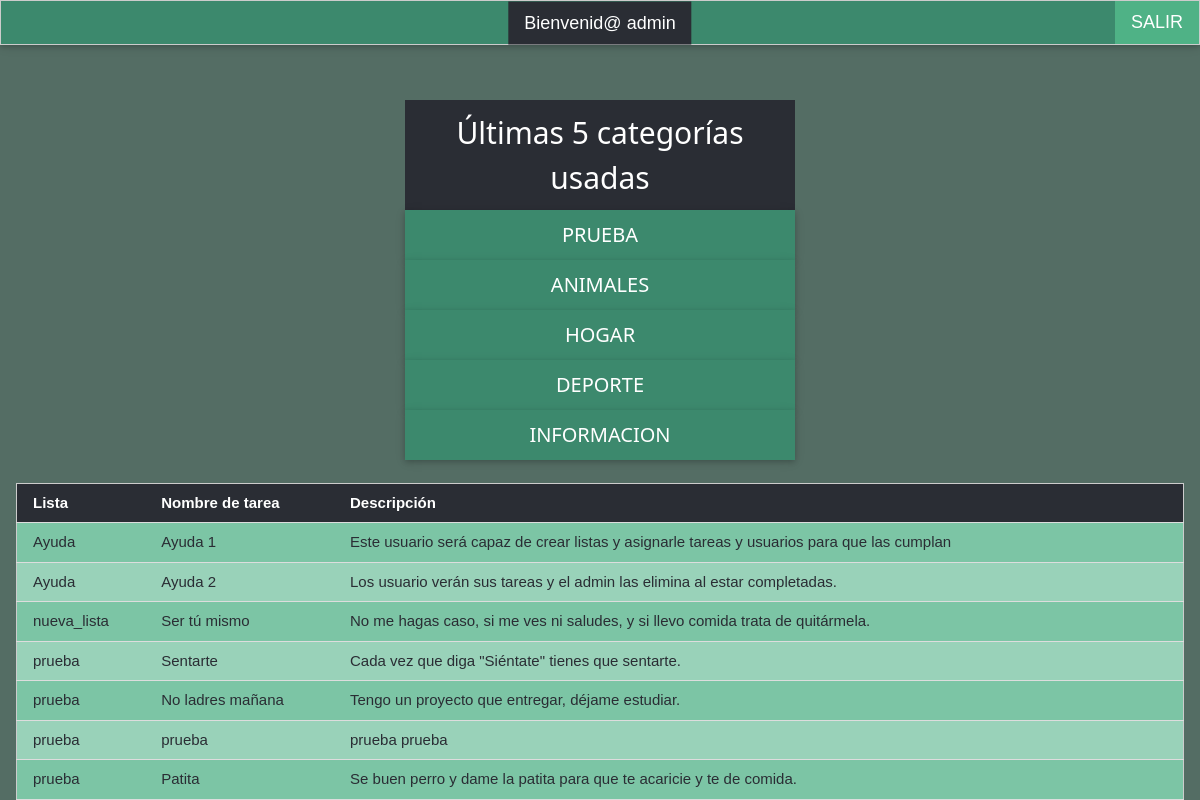
Screenshot of /main_admin.php (signed in) with the database file from the repository.
### tables this page shows
CREATE TABLE `tareas` (
  `id_tarea` int(11) NOT NULL,
  `nombre_tarea` varchar(20) NOT NULL,
  `desc_tarea` varchar(100) NOT NULL,
  `id_lista` int(11) NOT NULL
);

CREATE TABLE `listas` (
  `id_lista` int(11) NOT NULL,
  `nombre_lista` varchar(20) NOT NULL,
  `id_categoria` int(11) NOT NULL,
  `id_usuario` int(11) NOT NULL
);

### api/index.php (called while the page is built, shortened)
<?php
function usar_api(){
  try {
    $base_api = new PDO(BT_DSN,BT_USUARIO,BT_CONTRASENIA);
  } catch (PDOException $e) {
    die("**Error en API: ". $e->getMessage());
  }
  $sql = $base_api->prepare("SELECT * FROM token WHERE id_token = ?");
    if ($sql->rowCount()){
      $base_api = new PDO(BD_DSN,BD_USUARIO,BD_CONTRASENIA);
      $reg = $base_api->query("SELECT l.id_categoria, c.id_categoria, c.nombre_categoria  FROM listas l, categorias c WHERE l.id_categoria = c.id_categoria LIMIT 5");
      while ($categoria = $reg->fetch(PDO::FETCH_ASSOC)) {
        $objeto[] = $categoria['nombre_categoria'] ;
      }
      $encode = json_encode($objeto);
      return $encode;
    } else{
      echo "Clave errónea";
    };
}
 ?>

### oad/base_oad.php (called while the page is built, shortened)
<?php
  class tarea_bd
  {
    function __construct(){
      try{
      $this->basedatos = new PDO(BD_DSN,BD_USUARIO,BD_CONTRASENIA);
      $this->basedatos->exec("SET CHARACTER SET utf8");
      }catch(PDOException $e){
        die("**Error: ". $e->getMessage());
      }
    }
    public function sentencia($presql,$datos){
      $sql = $this->basedatos->prepare($presql);
      $sql->execute($datos);
      return $sql;
  }
}
 ?>

### oad/funciones_oad.php (called while the page is built, shortened)
<?php
require_once 'oad/base_oad.php';
  function datos_ejecutar($sql,...$datos){
    $conexionbd = new tarea_bd();
    $sql = $conexionbd->sentencia($sql,$datos);
    return $sql;
  }
 ?>

### servicios/listas_admin.php (the view, shortened to what this page needs)
<?php
  require_once "api/index.php";
  $id_usuario = $_SESSION["idUsuario"];
  $sql = datos_select("t.*, l.nombre_lista","tareas t, listas l","WHERE t.id_lista = l.id_lista AND l.id_usuario = ? ORDER BY l.nombre_lista");
  $reg = datos_ejecutar($sql,$id_usuario);
 ?>
<!DOCTYPE html>
<html>
  <head>
  </head>
  <body>
    <div class="w3-row">
    <div class="color-gunmetal w3-third w3-center">
      <h2> Últimas 5 categorías usadas </h2>
      <?php
      $valores = usar_api();
      $valores2 = json_decode($valores);
      foreach ($valores2 as $valor) { ?>
      <div class="color-viridian w3-large mayus w3-card w3-col">
      <h4><?= $valor ?></h4>
      </div>
    <?php } ?>
    </div>
    </div>
    <br>
        <table class="w3-table-all">
    <thead>
      <tr class="color-gunmetal">
        <th>Lista</th>
        <th>Nombre de tarea</th>
        <th>Descripción</th>
      </tr>
    </thead>
        <?php   while ($tarea = $reg->fetch(PDO::FETCH_ASSOC)) { ?>
          <tr>
            <td><?=$tarea["nombre_lista"]?></td>
            <td><?=$tarea["nombre_tarea"]?></td>
            <td><?=$tarea["desc_tarea"]?></td>
          </tr>
          <?php } ?>
        </table>
  </body>
</html>

### main_admin.php (shortened to what this page needs)
<?php
  require_once 'oad/funciones_oad.php';
 ?>
 <!DOCTYPE html>
 <html>
   <head>
     <link rel="stylesheet" href="css/w3.css">
     <link rel="stylesheet" href="css/color_flower.css">
   </head>
   <body>
     <div id="cabecera" class="w3-top">
       <div class="w3-bar w3-card w3-large w3-border color-viridian">
          <span class="w3-bar-item color-gunmetal w3-display-middle">Bienvenid@ <?=$_SESSION["nombreUsuario"]?></span>
          <a href="?eliminar" class="w3-bar-item w3-btn w3-right color-mint">SALIR</a>
      </div>
     </div>
       <div id="cuerpo" class="">
         <div class="w3-container">
         <?php include "servicios/listas_admin.php" ?>
       </div>
      </div>
   </body>
 </html>

### css/w3.css (style rules this page uses)
*,*:before,*:after { box-sizing:inherit }
html { -ms-text-size-adjust:100%;-webkit-text-size-adjust:100% }
body { margin:0 }
a { background-color:transparent;-webkit-text-decoration-skip:objects }
html,body { font-family:Verdana,sans-serif;font-size:15px;line-height:1.5 }
html { overflow-x:hidden }
h2 { font-size:30px }
h4 { font-size:20px }
h1,h2,h3,h4,h5,h6 { font-family:"Segoe UI",Arial,sans-serif;font-weight:400;margin:10px 0 }
a { color:inherit }
.w3-table,.w3-table-all { border-collapse:collapse;border-spacing:0;width:100%;display:table }
.w3-table-all { border:1px solid #ccc }
.w3-bordered tr,.w3-table-all tr { border-bottom:1px solid #ddd }
.w3-table-all tbody tr:nth-child(odd) { background-color:#fff }
.w3-table-all tbody tr:nth-child(even) { background-color:#f1f1f1 }
.w3-table td,.w3-table th,.w3-table-all td,.w3-table-all th { padding:8px 8px;display:table-cell;text-align:left;vertical-align:top }
.w3-table th:first-child,.w3-table td:first-child,.w3-table-all th:first-child,.w3-table-all td:first-child { padding-left:16px }
.w3-btn,.w3-button { border:none;display:inline-block;padding:8px 16px;vertical-align:middle;overflow:hidden;text-decoration:none;color:inherit;text-align:center;cursor:pointer;white-space:nowrap }
.w3-btn,.w3-button { -webkit-touch-callout:none;-webkit-user-select:none;-khtml-user-select:none;-moz-user-select:none;-ms-user-select:none;user-select:none }
.w3-bar { width:100%;overflow:hidden }
.w3-bar .w3-bar-item { padding:8px 16px;float:left;width:auto;border:none;display:block }
.w3-container:after,.w3-container:before,.w3-panel:after,.w3-panel:before,.w3-row:after,.w3-row:before,.w3-row-padding:after,.w3-row-padding:before, .w3-cell-row:before,.w3-cell-row:after,.w3-clear:after,.w3-clear:before,.w3-bar:before,.w3-bar:after { content:"";display:table;clear:both }
.w3-col,.w3-half,.w3-third,.w3-twothird,.w3-threequarter,.w3-quarter { float:left;width:100% }
@media (min-width:601px) { .w3-col.m4,.w3-third { width:33.33333% } }
.w3-top,.w3-bottom { position:fixed;width:100%;z-index:1 }
.w3-top { top:0 }
.w3-display-middle { position:absolute;top:50%;left:50%;transform:translate(-50%,-50%);-ms-transform:translate(-50%,-50%) }
.w3-container,.w3-panel { padding:0.01em 16px }
.w3-card,.w3-card-2 { box-shadow:0 2px 5px 0 rgba(0,0,0,0.16),0 2px 10px 0 rgba(0,0,0,0.12) }
.w3-large { font-size:18px!important }
.w3-center { text-align:center!important }
.w3-border { border:1px solid #ccc!important }
.w3-right { float:right!important }

### css/color_flower.css (style rules this page uses)
.color-gunmetal { color:#FFF;background-color:#2A2D34 }
.color-viridian { color:#fff;background-color:#3C896D }
.color-mint { color:#fff;background-color:#4FB286 }
body { background-color:#546D64; color: #2A2D34; }
#cuerpo { margin-top: 100px; }
.w3-table-all tbody tr:nth-child(even) { background-color:#99D2B9;color: #2A2D34; }
.w3-table-all tbody tr:nth-child(odd) { background-color:#7CC5A5;color: #2A2D34; }
.mayus { text-transform: uppercase; }

### rows the page displays
tareas: id_lista.nombre_lista "Ayuda", nombre_tarea "Ayuda 1", desc_tarea "Este usuario será capaz de crear listas y asignarle tareas y usuarios para que las cumplan"
tareas: id_lista.nombre_lista "Ayuda", nombre_tarea "Ayuda 2", desc_tarea "Los usuario verán sus tareas y el admin las elimina al estar completadas."
tareas: id_lista.nombre_lista "nueva_lista", nombre_tarea "Ser tú mismo", desc_tarea "No me hagas caso, si me ves ni saludes, y si llevo comida trata de quitármela."
tareas: id_lista.nombre_lista "prueba", nombre_tarea "Sentarte", desc_tarea "Cada vez que diga \"Siéntate\" tienes que sentarte."
tareas: id_lista.nombre_lista "prueba", nombre_tarea "No ladres mañana", desc_tarea "Tengo un proyecto que entregar, déjame estudiar."
tareas: id_lista.nombre_lista "prueba", nombre_tarea "prueba", desc_tarea "prueba prueba"
tareas: id_lista.nombre_lista "prueba", nombre_tarea "Patita", desc_tarea "Se buen perro y dame la patita para que te acaricie y te de comida."

### other values shown
$_SESSION["nombreUsuario"] "admin"
$valor "PRUEBA"
$valor "ANIMALES"
$valor "HOGAR"
$valor "DEPORTE"
$valor "INFORMACION"
